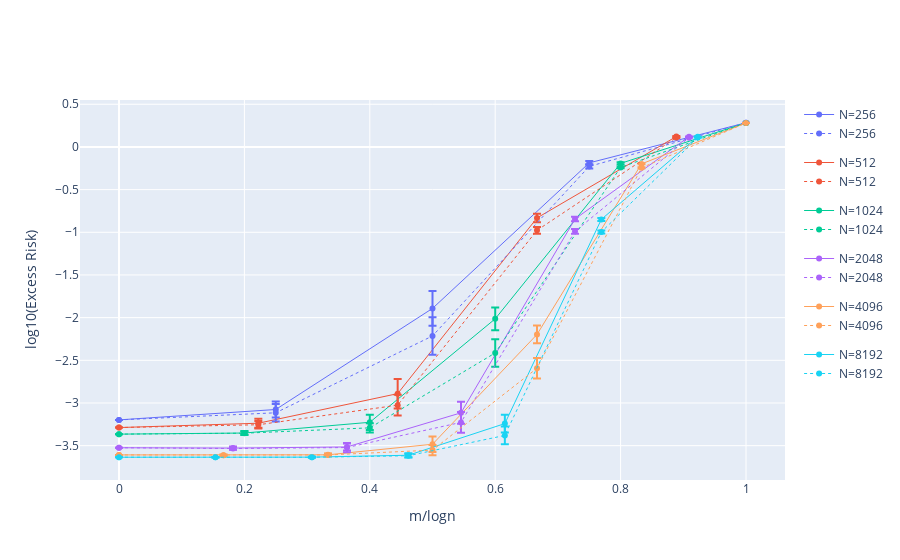

The notebook cell saved with this chart:
### Code cell
for c, vvv in enumerate(['under',]):
    # plot_test_score_vs_m(str(vvv), 1, c+1, scale='linear')
    # plot_test_score_vs_m(str(vvv), 2, c+1, scale='log10')
    st_result_logn = plot_vs_m(fig, st_results, str(vvv), 1, c+1, scale='excess-log10')
    kt_result_logn = plot_vs_m(fig, kt_results, str(vvv), 1, c+1, scale='excess-log10')

fig = go.Figure()
for logn, result in st_result_logn.items():
    x,y, y_std = zip(*st_result_logn[logn])
    fig.add_trace(go.Scatter(
        x=x, 
        y=y, 
        mode='lines+markers', 
        name=f'N={2**logn}', 
        error_y=dict(
            type='data', 
            array=y_std, 
            visible=True
        ),
        line=dict(
            width=1,
            color=colors_list[logn - logn_lo],
            dash='solid',
        ),
        legendgroup=str(logn),
    ))
for logn, result in kt_result_logn.items():
    x,y, y_std = zip(*kt_result_logn[logn])
    fig.add_trace(go.Scatter(
        x=x, 
        y=y, 
        mode='lines+markers', 
        name=f'N={2**logn}', 
        error_y=dict(
            type='data', 
            array=y_std, 
            visible=True
        ),
        line=dict(
            width=1,
            color=colors_list[logn - logn_lo],
            dash='dot',
        ),
        legendgroup=str(logn),
    ))

# update x axis title
fig.update_xaxes(title_text="m/logn")
fig.update_yaxes(title_text="log10(Excess Risk)")
# fig.update_layout(title=f'Figure 2: f={f_name}(sigma={noise})')
fig.show()

### Figure 1 — Plotly figure (JSON) as saved in the notebook; plotly's stock layout.template omitted (floating-point values rounded to 4 significant figures)
{"data": [{"error_y": {"array": [0, 0.09229, 0.2029, 0.0229, 0], "type": "data", "visible": true}, "legendgroup": "8", "line": {"color": "#636EFA", "dash": "solid", "width": 1}, "mode": "lines+markers", "name": "N=256", "type": "scatter", "x": [0, 0.25, 0.5, 0.75, 1], "y": [-3.198, -3.076, -1.892, -0.1868, 0.2834]}, {"error_y": {"array": [0, 0.05165, 0.1728, 0.0504, 0.005258], "type": "data", "visible": true}, "legendgroup": "9", "line": {"color": "#EF553B", "dash": "solid", "width": 1}, "mode": "lines+markers", "name": "N=512", "type": "scatter", "x": [0, 0.2222, 0.4444, 0.6667, 0.8889], "y": [-3.288, -3.237, -2.89, -0.832, 0.1218]}, {"error_y": {"array": [0, 0.02396, 0.08974, 0.1341, 0.01195, 9.55e-17], "type": "data", "visible": true}, "legendgroup": "10", "line": {"color": "#00CC96", "dash": "solid", "width": 1}, "mode": "lines+markers", "name": "N=1024", "type": "scatter", "x": [0, 0.2, 0.4, 0.6, 0.8, 1], "y": [-3.365, -3.352, -3.226, -2.014, -0.1928, 0.2819]}, {"error_y": {"array": [0, 0.01715, 0.04181, 0.1295, 0.02755, 0.002653], "type": "data", "visible": true}, "legendgroup": "11", "line": {"color": "#AB63FA", "dash": "solid", "width": 1}, "mode": "lines+markers", "name": "N=2048", "type": "scatter", "x": [0, 0.1818, 0.3636, 0.5455, 0.7273, 0.9091], "y": [-3.524, -3.528, -3.515, -3.115, -0.8445, 0.1202]}, {"error_y": {"array": [0, 0.006288, 0.01608, 0.09185, 0.1041, 0.005404, 2.937e-17], "type": "data", "visible": true}, "legendgroup": "12", "line": {"color": "#FFA15A", "dash": "solid", "width": 1}, "mode": "lines+markers", "name": "N=4096", "type": "scatter", "x": [0, 0.1667, 0.3333, 0.5, 0.6667, 0.8333, 1], "y": [-3.609, -3.611, -3.607, -3.483, -2.197, -0.1986, 0.2808]}, {"error_y": {"array": [0, 0.002738, 0.005451, 0.02443, 0.1037, 0.01664, 0.001402], "type": "data", "visible": true}, "legendgroup": "13", "line": {"color": "#19D3F3", "dash": "solid", "width": 1}, "mode": "lines+markers", "name": "N=8192", "type": "scatter", "x": [0, 0.1538, 0.3077, 0.4615, 0.6154, 0.7692, 0.9231], "y": [-3.635, -3.635, -3.634, -3.612, -3.241, -0.8497, 0.1205]}, {"error_y": {"array": [0, 0.1018, 0.2193, 0.02431, 0], "type": "data", "visible": true}, "legendgroup": "8", "line": {"color": "#636EFA", "dash": "dot", "width": 1}, "mode": "lines+markers", "name": "N=256", "type": "scatter", "x": [0, 0.25, 0.5, 0.75, 1], "y": [-3.198, -3.115, -2.215, -0.2279, 0.2834]}, {"error_y": {"array": [0, 0.04266, 0.1211, 0.04061, 0.004237], "type": "data", "visible": true}, "legendgroup": "9", "line": {"color": "#EF553B", "dash": "dot", "width": 1}, "mode": "lines+markers", "name": "N=512", "type": "scatter", "x": [0, 0.2222, 0.4444, 0.6667, 0.8889], "y": [-3.288, -3.255, -3.026, -0.9773, 0.1097]}, {"error_y": {"array": [0, 0.01916, 0.05492, 0.1612, 0.01029, 1.053e-16], "type": "data", "visible": true}, "legendgroup": "10", "line": {"color": "#00CC96", "dash": "dot", "width": 1}, "mode": "lines+markers", "name": "N=1024", "type": "scatter", "x": [0, 0.2, 0.4, 0.6, 0.8, 1], "y": [-3.365, -3.354, -3.291, -2.414, -0.2396, 0.2819]}, {"error_y": {"array": [0, 0.01353, 0.05459, 0.1207, 0.02811, 0.002035], "type": "data", "visible": true}, "legendgroup": "11", "line": {"color": "#AB63FA", "dash": "dot", "width": 1}, "mode": "lines+markers", "name": "N=2048", "type": "scatter", "x": [0, 0.1818, 0.3636, 0.5455, 0.7273, 0.9091], "y": [-3.524, -3.533, -3.522, -3.227, -0.9888, 0.109]}, {"error_y": {"array": [0, 0.004915, 0.01285, 0.05887, 0.1213, 0.005583, 2.22e-17], "type": "data", "visible": true}, "legendgroup": "12", "line": {"color": "#FFA15A", "dash": "dot", "width": 1}, "mode": "lines+markers", "name": "N=4096", "type": "scatter", "x": [0, 0.1667, 0.3333, 0.5, 0.6667, 0.8333, 1], "y": [-3.609, -3.612, -3.609, -3.552, -2.593, -0.2445, 0.2808]}, {"error_y": {"array": [0, 0.002206, 0.005303, 0.02046, 0.1039, 0.01672, 0.001153], "type": "data", "visible": true}, "legendgroup": "13", "line": {"color": "#19D3F3", "dash": "dot", "width": 1}, "mode": "lines+markers", "name": "N=8192", "type": "scatter", "x": [0, 0.1538, 0.3077, 0.4615, 0.6154, 0.7692, 0.9231], "y": [-3.635, -3.635, -3.636, -3.618, -3.38, -0.9971, 0.1091]}], "layout": {"xaxis": {"title": {"text": "m/logn"}}, "yaxis": {"title": {"text": "log10(Excess Risk)"}}}}
